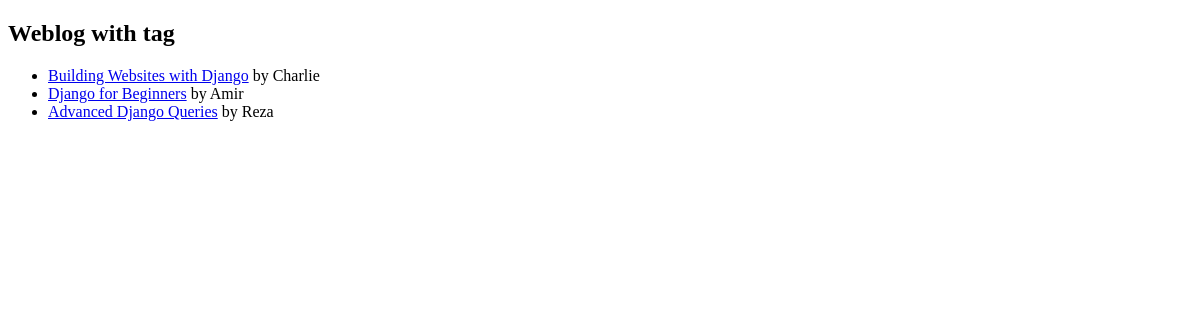
The page /weblog/tag/2/ on the database as committed earlier.
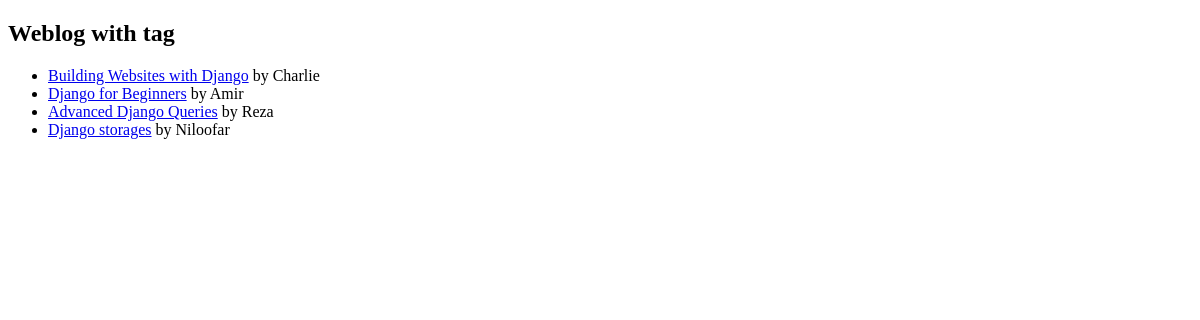
The same page on the database as committed later.
### weblog/models.py (models this page shows, shortened)
class Weblog(models.Model):
    title = models.CharField(max_length=200)
    description = models.TextField()
    author = models.CharField(max_length=200)
    cover = models.ImageField(upload_to="covers/", blank=True)
    tags = models.ManyToManyField(Tag, related_name="weblogs_tag", blank=True)
    class Meta:
        permissions = [
            ("view_weblog_with_image", "Can view weblog including image")
        ]
    def get_absolute_url(self):
        return reverse("weblog_detail", args=[self.id])

### weblog/views.py (the view)
# urls.py: path("tag/<int:tag_id>/", weblogs_by_tag, name="weblogs_by_tag"),
def weblogs_by_tag(request, tag_id):
    tag = get_object_or_404(Tag, id=tag_id)
    weblogs = tag.weblogs_tag.all()
    return render(
        request, "weblogs/weblogs_by_tag.html", {"tag": tag, "weblogs": weblogs}
    )

### weblog/templates/weblogs/weblogs_by_tag.html (shortened to what this page needs)
<!DOCTYPE html>
<html lang="en">
<head>
</head>
<body>
    <h2>Weblog with tag {{ tag_name.name }}</h2>
    <ul>
        {% for weblog in weblogs %}
            <li>
                <a href="{{ weblog.get_absolute_url }}">{{ weblog.title }}</a> by {{ weblog.author }}
            </li>
        {% empty %}
            <li>No weblog found with this tag.</li>
        {% endfor %}
    </ul>
</body>
</html>

Rows that differ between the two databases and show on the page:
added Weblog: title "Django storages", author "Niloofar"
